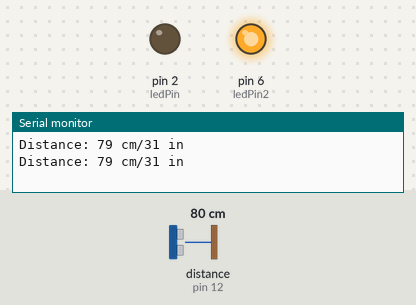
A sketch run on a simulated Arduino Uno, built with avr-gcc and run on an emulated ATmega328P. Shown: output pins drawn as LEDs (lit = HIGH), the last lines printed to the serial monitor. Wiring (inferred from the names in the program): ultrasonic range finder: trigger pin 11; echo pin 12. The test bench sets the inputs (shaded band); at power-on: distance to the obstacle (sensor on pin 12) 80 cm. The echo pulse lasts 58.3 µs per cm; pins used as bus, display or sensor lines are not drawn.

Above: at 1.8 s.
1.9 s: distance to the obstacle (sensor on pin 12) set to 9 cm
4.2 s: distance to the obstacle (sensor on pin 12) set to 6 cm
At 6.3 s:
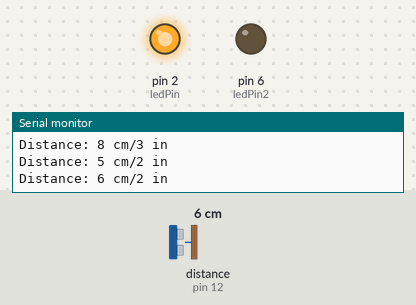
7.5 s: distance to the obstacle (sensor on pin 12) set to 18 cm
At 9.9 s:
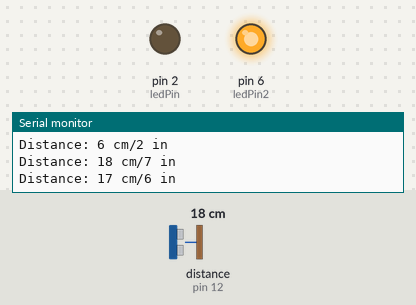
10.5 s: distance to the obstacle (sensor on pin 12) set to 2 cm
At 12.4 s:
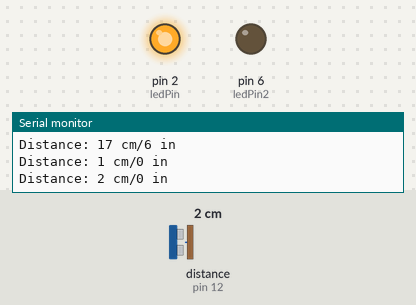
Timing chart, 0 to 13.9 s (numbered marks = the images above; inputs shaded):
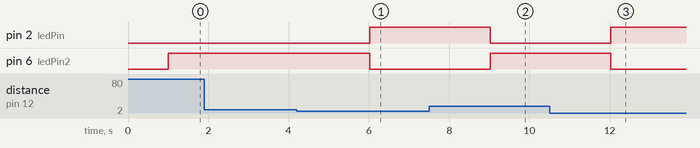

Measured:
- the behaviour switches between 8 and 7 cm on distance to the obstacle (sensor on pin 12) (found by bisection; images 0 and 1)
- after the input at 4.2 s, pin 2 (ledPin): LOW → HIGH after 1.8 s; pin 6 (ledPin2): HIGH → LOW after 1.8 s
- after the input at 7.5 s, pin 2 (ledPin): HIGH → LOW after 1.5 s; pin 6 (ledPin2): LOW → HIGH after 1.5 s
- after the input at 10.5 s, pin 2 (ledPin): LOW → HIGH after 1.5 s; pin 6 (ledPin2): HIGH → LOW after 1.5 s

The sketch:

sensor_calibration.ino
```cpp
const int trigPin = 11;
const int echoPin = 12;
long duration;
int distanceCm, distanceInch;
const double R1 = 0.0343/2;
const double R2 = R1/2.54;
const int threshold = 3;
const int ledPin = 2;
const int ledPin2 = 6;

void setup() {
  // put your setup code here, to run once:
  pinMode(trigPin, OUTPUT);
  pinMode(echoPin, INPUT);
  pinMode(ledPin, OUTPUT);
  pinMode(ledPin2, OUTPUT);
  Serial.begin(9600);
}

void loop() {
  // put your main code here, to run repeatedly:
  digitalWrite(trigPin, LOW);
  delayMicroseconds(2);
  digitalWrite(trigPin, HIGH);
  delayMicroseconds(10);
  digitalWrite(trigPin, LOW);
  duration = pulseIn(echoPin, HIGH);

  distanceCm = duration * R1;
  distanceInch = duration * R2;
  Serial.print("Distance: ");
  Serial.print(distanceCm);
  Serial.print(" cm/");
  Serial.print(distanceInch);
  Serial.println(" in");
  delay(1000);

  if (distanceInch < threshold) {
    digitalWrite(ledPin, HIGH);
    digitalWrite(ledPin2, LOW);
  }
  else {
    digitalWrite(ledPin, LOW);
    digitalWrite(ledPin2, HIGH);
  }
}
```
